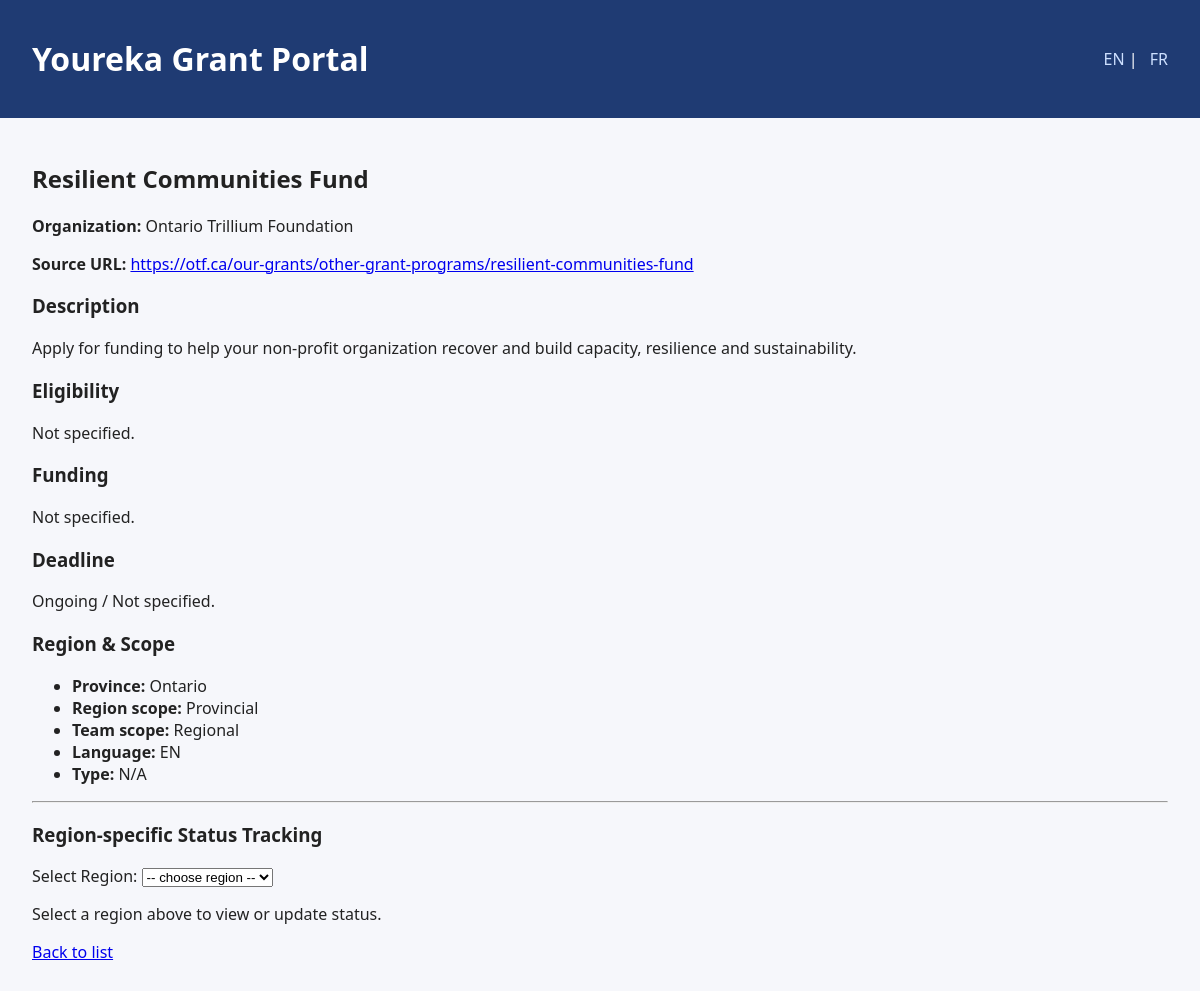
Page /grant/4 on the committed database.
### youreka/models.py (models this page shows, shortened)
class Grant(db.Model):
    __tablename__ = "grants"
    id = db.Column(db.Integer, primary_key=True)
    name_en = db.Column(db.String(255), nullable=False)
    name_fr = db.Column(db.String(255))
    description_en = db.Column(db.Text)
    description_fr = db.Column(db.Text)
    eligibility_en = db.Column(db.Text)
    eligibility_fr = db.Column(db.Text)
    organization_id = db.Column(db.Integer, db.ForeignKey("organizations.id"))
    organization = db.relationship("Organization", back_populates="grants")
    category = db.Column(db.String(100))  # e.g., "Education", "Youth"
    province = db.Column(db.String(50))
    region_scope = db.Column(db.String(50))  # e.g., "National", "Provincial"
    country = db.Column(db.String(50), default="Canada")
    team_scope = db.Column(db.String(50))    # "National", "Regional"
    individual_type = db.Column(db.String(20))  # "individual", "organization", "both"
    funding_min = db.Column(db.Float)
    funding_max = db.Column(db.Float)
    currency = db.Column(db.String(10), default="CAD")
    deadline_date = db.Column(db.Date, nullable=True)
    ongoing_flag = db.Column(db.Boolean, default=False)
    language = db.Column(db.String(20), default="EN")  # "EN", "FR", "Bilingual"
    is_ngo_only = db.Column(db.Boolean, default=False)
    source_url = db.Column(db.String(255))
    external_id = db.Column(db.String(255), unique=True)
    created_at = db.Column(db.DateTime, default=datetime.utcnow)
    updated_at = db.Column(
        db.DateTime, default=datetime.utcnow, onupdate=datetime.utcnow
    )
    statuses = db.relationship("GrantStatus", back_populates="grant")

class Organization(db.Model):
    __tablename__ = "organizations"
    id = db.Column(db.Integer, primary_key=True)
    name = db.Column(db.String(200), nullable=False)
    type = db.Column(db.String(50))  # e.g., "Government", "Foundation"
    ngo_only = db.Column(db.Boolean, default=False)
    website_url = db.Column(db.String(255))
    country = db.Column(db.String(50), default="Canada")
    province = db.Column(db.String(50))
    grants = db.relationship("Grant", back_populates="organization")

### youreka/grants/routes.py (the view, shortened to what this page needs)
@bp.route("/grant/<int:grant_id>", methods=["GET", "POST"])
def grant_detail(grant_id):
    grant = Grant.query.get_or_404(grant_id)
    regions = Region.query.filter_by(is_active=True).all()
    selected_region_id = request.args.get("region_id", type=int)
    region = None
    status_record = None
    if selected_region_id:
        region = Region.query.get(selected_region_id)
        if region:
            status_record = GrantStatus.query.filter_by(
                grant_id=grant.id, region_id=region.id
            ).first()
    return render_template(
        "grants/detail.html",
        grant=grant,
        regions=regions,
        selected_region=region,
        status_record=status_record,
    )

### youreka/templates/grants/detail.html (shortened to what this page needs)
{% extends "base.html" %}
{% block content %}
<h2>{{ grant.name_en }}</h2>
<p><strong>Organization:</strong> {{ grant.organization.name if grant.organization else "N/A" }}</p>
<p><strong>Source URL:</strong>
  {% if grant.source_url %}
    <a href="{{ grant.source_url }}" target="_blank">{{ grant.source_url }}</a>
  {% else %}
    N/A
  {% endif %}
</p>
<h3>Description</h3>
<p>{{ grant.description_en or "No description available." }}</p>
<h3>Eligibility</h3>
<p>{{ grant.eligibility_en or "Not specified." }}</p>
<h3>Funding</h3>
<p>
  {% if grant.funding_min or grant.funding_max %}
    {{ grant.funding_min or "?" }} - {{ grant.funding_max or "?" }} {{ grant.currency }}
  {% else %}
    Not specified.
  {% endif %}
</p>
<h3>Deadline</h3>
<p>
  {% if grant.deadline_date %}
    {{ grant.deadline_date.strftime("%Y-%m-%d") }}
  {% else %}
    Ongoing / Not specified.
  {% endif %}
</p>
<h3>Region & Scope</h3>
<ul>
  <li><strong>Province:</strong> {{ grant.province or "N/A" }}</li>
  <li><strong>Region scope:</strong> {{ grant.region_scope or "N/A" }}</li>
  <li><strong>Team scope:</strong> {{ grant.team_scope or "N/A" }}</li>
  <li><strong>Language:</strong> {{ grant.language }}</li>
  <li><strong>Type:</strong> {{ grant.individual_type or "N/A" }}</li>
</ul>
<hr />
<h3>Region-specific Status Tracking</h3>
<form method="get">
  <label for="region_id">Select Region:</label>
  <select name="region_id" id="region_id" onchange="this.form.submit()">
    <option value="">-- choose region --</option>
  </select>
</form>
{% if selected_region %}
  <h4>Status for {{ selected_region.name_en }}</h4>
  <form method="post">
    <input type="hidden" name="region_id" value="{{ selected_region.id }}" />
    <label>Status:</label>
    <select name="status">
      {% set current_status = status_record.status if status_record else "Not Started" %}
      {% for opt in ["Not Started", "In Progress", "Submitted", "Rejected", "Awarded"] %}
        <option value="{{ opt }}" {% if opt == current_status %}selected{% endif %}>{{ opt }}</option>
      {% endfor %}
    </select>
    <label>Notes:</label>
    <textarea name="notes" rows="4" cols="50">{{ status_record.notes if status_record else "" }}</textarea>
    <button type="submit">Save Status</button>
  </form>
{% else %}
  <p>Select a region above to view or update status.</p>
{% endif %}
<p><a href="{{ url_for('grants.index') }}">Back to list</a></p>
{% endblock %}

### youreka/static/css/styles.css (style rules this page uses)
body { font-family: system-ui, -apple-system, BlinkMacSystemFont, "Segoe UI", sans-serif; margin: 0; padding: 0; background: #f6f7fb; color: #222; }

### rows in the picture
Grant: name_en "Resilient Communities Fund", source_url "https://otf.ca/our-grants/other-grant-programs/resilient-communities-fund", description_en "Apply for funding to help your non-profit organization recover and build capacity, resilience and sustainability.", eligibility_en "Not specified.", province "Ontario", region_scope "Provincial", team_scope "Regional", language "EN", individual_type "N/A"
Organization: organization "Ontario Trillium Foundation"
